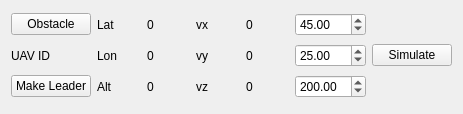
<?xml version="1.0" encoding="UTF-8"?>
<ui version="4.0">
 <class>UAVControlInstance</class>
 <widget class="QWidget" name="UAVControlInstance">
  <property name="geometry">
   <rect>
    <x>0</x>
    <y>0</y>
    <width>463</width>
    <height>114</height>
   </rect>
  </property>
  <property name="windowTitle">
   <string>Form</string>
  </property>
  <layout class="QGridLayout" name="gridLayout">
   <item row="0" column="2">
    <widget class="QLabel" name="latLabel">
     <property name="text">
      <string>0</string>
     </property>
    </widget>
   </item>
   <item row="1" column="2">
    <widget class="QLabel" name="lonLabel">
     <property name="text">
      <string>0</string>
     </property>
    </widget>
   </item>
   <item row="1" column="4">
    <widget class="QLabel" name="ySpeedLabel">
     <property name="text">
      <string>0</string>
     </property>
    </widget>
   </item>
   <item row="2" column="2">
    <widget class="QLabel" name="altLabel">
     <property name="text">
      <string>0</string>
     </property>
    </widget>
   </item>
   <item row="1" column="6">
    <widget class="QPushButton" name="simulationButton">
     <property name="text">
      <string>Simulate</string>
     </property>
    </widget>
   </item>
   <item row="0" column="4">
    <widget class="QLabel" name="xSpeedLabel">
     <property name="text">
      <string>0</string>
     </property>
    </widget>
   </item>
   <item row="2" column="4">
    <widget class="QLabel" name="zSpeedLabel">
     <property name="text">
      <string>0</string>
     </property>
    </widget>
   </item>
   <item row="0" column="1">
    <widget class="QLabel" name="label">
     <property name="text">
      <string>Lat</string>
     </property>
    </widget>
   </item>
   <item row="1" column="1">
    <widget class="QLabel" name="label_2">
     <property name="text">
      <string>Lon</string>
     </property>
    </widget>
   </item>
   <item row="2" column="1">
    <widget class="QLabel" name="label_3">
     <property name="text">
      <string>Alt</string>
     </property>
    </widget>
   </item>
   <item row="0" column="3">
    <widget class="QLabel" name="label_4">
     <property name="text">
      <string>vx</string>
     </property>
    </widget>
   </item>
   <item row="1" column="3">
    <widget class="QLabel" name="label_5">
     <property name="text">
      <string>vy</string>
     </property>
    </widget>
   </item>
   <item row="2" column="3">
    <widget class="QLabel" name="label_6">
     <property name="text">
      <string>vz</string>
     </property>
    </widget>
   </item>
   <item row="0" column="5">
    <widget class="QDoubleSpinBox" name="latStartSpinBox">
     <property name="minimum">
      <double>-90.000000000000000</double>
     </property>
     <property name="maximum">
      <double>90.000000000000000</double>
     </property>
     <property name="singleStep">
      <double>0.010000000000000</double>
     </property>
     <property name="value">
      <double>45.000000000000000</double>
     </property>
    </widget>
   </item>
   <item row="1" column="5">
    <widget class="QDoubleSpinBox" name="lonStartSpinBox">
     <property name="minimum">
      <double>-180.000000000000000</double>
     </property>
     <property name="maximum">
      <double>180.000000000000000</double>
     </property>
     <property name="singleStep">
      <double>0.010000000000000</double>
     </property>
     <property name="value">
      <double>25.000000000000000</double>
     </property>
    </widget>
   </item>
   <item row="2" column="5">
    <widget class="QDoubleSpinBox" name="altStartSpinBox">
     <property name="maximum">
      <double>3000.000000000000000</double>
     </property>
     <property name="singleStep">
      <double>100.000000000000000</double>
     </property>
     <property name="value">
      <double>200.000000000000000</double>
     </property>
    </widget>
   </item>
   <item row="2" column="0">
    <widget class="QPushButton" name="leaderPushButton">
     <property name="text">
      <string>Make Leader</string>
     </property>
    </widget>
   </item>
   <item row="1" column="0">
    <widget class="QLabel" name="uavIdLabel">
     <property name="text">
      <string>UAV ID</string>
     </property>
    </widget>
   </item>
   <item row="0" column="0">
    <widget class="QPushButton" name="obstaclePushButton">
     <property name="text">
      <string>Obstacle</string>
     </property>
    </widget>
   </item>
  </layout>
 </widget>
 <resources/>
 <connections/>
</ui>
